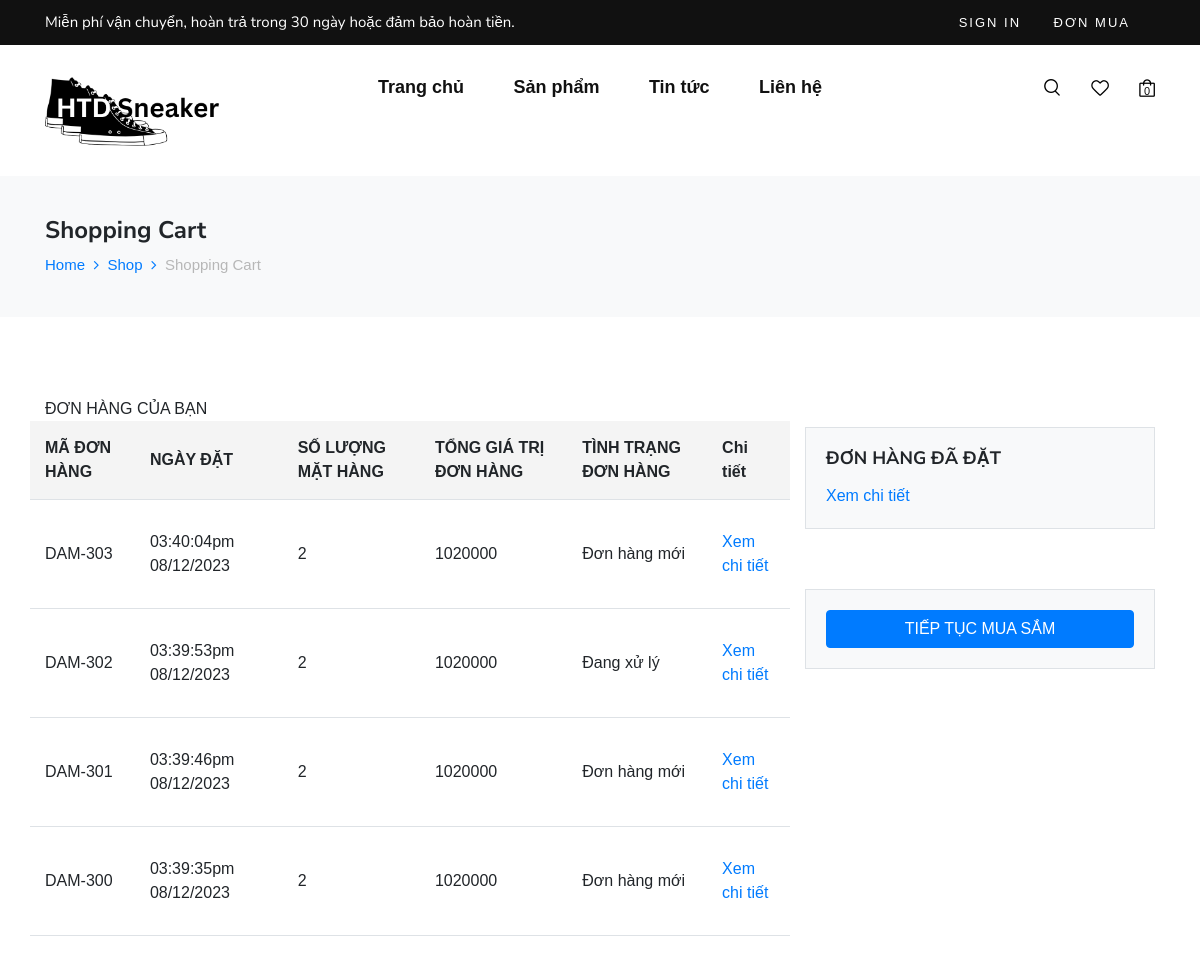
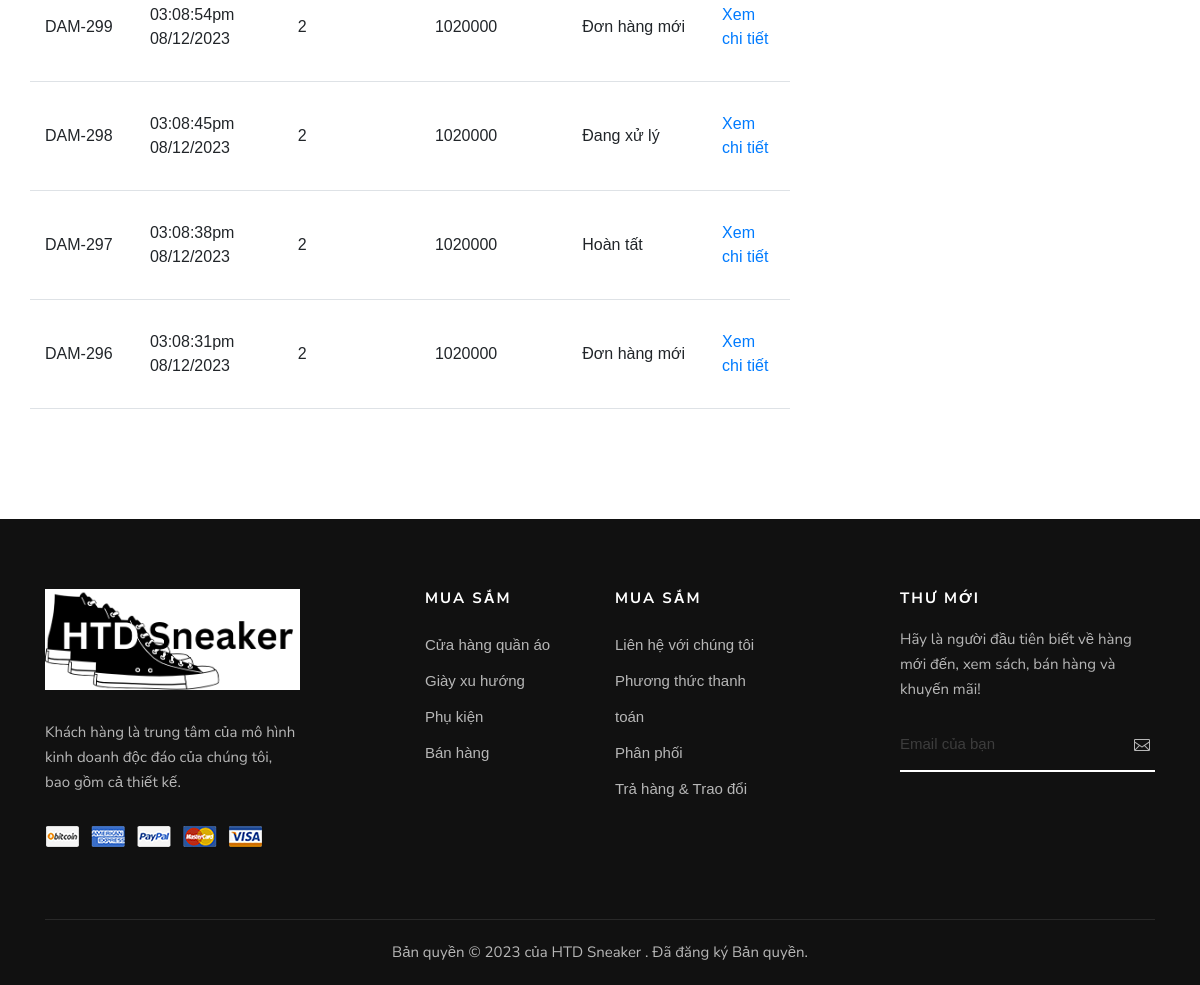
The app's page /Duan1/index.php?act=mybill with its own data (2 pictures, top to bottom).
### tables this page shows
CREATE TABLE `bill` (
  `id` int(11) UNSIGNED NOT NULL,
  `bill_name` varchar(255) NOT NULL,
  `bill_address` varchar(255) NOT NULL,
  `bill_tel` varchar(50) NOT NULL,
  `bill_email` varchar(100) NOT NULL,
  `total` int(10) NOT NULL DEFAULT 0,
  `bill_status` tinyint(1) DEFAULT 0 COMMENT '0.Đơn hàng mới \r\n1.Đang xử lý\r\n2.Đang giao hàng\r\n3.Đã giao hàng',
  `receive_name` varchar(255) DEFAULT NULL,
  `receive_address` varchar(255) DEFAULT NULL,
  `receive_tel` varchar(50) DEFAULT NULL,
  `bill_pttt` tinyint(1) NOT NULL DEFAULT 1 COMMENT '1.Thanh toán trực tiếp\r\n2.Thanh toán online',
  `ngaydathang` varchar(50) DEFAULT NULL,
  `iduser` int(11) DEFAULT 0,
  `thanhtoan` tinyint(1) DEFAULT 1 COMMENT '1. Chưa thanh toán\r\n2.Đã thanh toán'
);

### Duan1/model/pdo.php (called while the page is built, shortened)
<?php
function pdo_get_connection(){
    $dburl = "mysql:host=localhost;dbname=giaymoi;charset=utf8";
    $username = 'root';
    $password = '';
    $conn = new PDO($dburl, $username, $password);
    $conn->setAttribute(PDO::ATTR_ERRMODE, PDO::ERRMODE_EXCEPTION);
    return $conn;
}
function pdo_query($sql){
    $sql_args = array_slice(func_get_args(), 1);
    try{
        $conn = pdo_get_connection();
        $stmt = $conn->prepare($sql);
        $stmt->execute($sql_args);
        $rows = $stmt->fetchAll();
        return $rows;
    }
    catch(PDOException $e){
        throw $e;
    }
    finally{
        unset($conn);
    }
}

### Duan1/model/cart.php (called while the page is built, shortened)
<?php
function loadall_cart_count($idbill) {
    $sql="select * from cart where idbill=".$idbill;
    $bill=pdo_query($sql);
    return sizeof($bill);
}
    function loadall_bill($iduser) {
        $sql="select * from bill where 1";
        $sql.=" order by id desc";
        $listbill=pdo_query($sql);
        return $listbill;
    }
    function get_ttdh($n) {
        switch ($n){
            case '0':
                $tt="Đơn hàng mới";
                break;
            case '1':
                $tt="Đang xử lý";
                break;
            case '3':
                $tt="Hoàn tất";
                break;
            default:
                $tt="Đơn hàng mới";
                break;
        }
        return $tt;
    }
?>

### Duan1/view/cart/mybill.php (the view, shortened to what this page needs)
<!DOCTYPE html>
<html lang="en">
<head>
    <link rel="stylesheet" href="https://stackpath.bootstrapcdn.com/bootstrap/4.5.2/css/bootstrap.min.css">
</head>
<body>
    <section class="breadcrumb-option">
        <div class="container">
            <div class="row">
                <div class="col-lg-12">
                    <div class="breadcrumb__text"><h4>Shopping Cart</h4>
                        <div class="breadcrumb__links">
                            <a href="./index.html">Home</a>
                            <a href="./shop.html">Shop</a>
                            <span>Shopping Cart</span>
                        </div>
                    </div>
                </div>
            </div>
        </div>
    </section>
    <section class="shopping-cart spad">
        <div class="container">
            <div class="row">
                <div class="col-lg-8">
                    <div class="shopping__cart__table">
            <div class="boxtitle">ĐƠN HÀNG CỦA BẠN</div>
            <div class="row boxcontent cart">
                <table>
                    <tr>
                        <th>MÃ ĐƠN HÀNG</th>
                        <th>NGÀY ĐẶT</th>
                        <th>SỐ LƯỢNG MẶT HÀNG</th>
                        <th>TỔNG GIÁ TRỊ ĐƠN HÀNG</th>
                        <th>TÌNH TRẠNG ĐƠN HÀNG</th>
                        <th>Chi tiết</th>
                    </tr>
                    <?php
                        if(isset($listbill)&&(is_array($listbill))){
                            foreach ($listbill as $bill){
                                extract($bill);
                                $ttdh=get_ttdh($bill['bill_status']);
                                $counttsp=loadall_cart_count($bill['id']);
                                echo '<tr>
                                <td>DAM-'.$bill['id'].'</td>
                                <td>'.$bill['ngaydathang'].'</td>
                                <td>'. $counttsp.'</td>
                                <td>'.$bill['total'].'</td>
                                <td>'.$ttdh.'</td>
                                <td><a href="index.php?act=billconfirm">Xem chi tiết</a></td>
                            </tr>';
                            }
                        }
                    ?>
                </table>
            </div>
            </div>
                </div>
                <?php
include "boxright.php";
?>
            </div>
        </div>
    </section>
</body>
</html>

### Duan1/view/css/style.css (style rules this page uses)
html, body { height: 100%; font-family: "Nunito Sans", sans-serif; -webkit-font-smoothing: antialiased; }
h1, h2, h3, h4, h5, h6 { margin: 0; color: #111111; font-weight: 400; font-family: "Nunito Sans", sans-serif; }
h4 { font-size: 24px; }
.spad { padding-top: 100px; padding-bottom: 100px; }
.breadcrumb-option { background: #f3f2ee; padding: 40px 0; }
.breadcrumb__text h4 { color: #111111; font-weight: 700; margin-bottom: 8px; }
.breadcrumb__links a { font-size: 15px; color: #111111; margin-right: 18px; display: inline-block; position: relative; }
.breadcrumb__links a:after { position: absolute; right: -14px; top: 0; content: ""; font-family: "FontAwesome"; }
.breadcrumb__links span { font-size: 15px; color: #b7b7b7; display: inline-block; }
.shopping__cart__table { margin-bottom: 30px; }
.shopping__cart__table table { width: 100%; }
.shopping__cart__table table tbody tr { border-bottom: 1px solid #f2f2f2; }
.shopping__cart__table table tbody tr td { padding-bottom: 30px; padding-top: 30px; }
@media only screen and (min-width: 1200px) { .container { max-width: 1170px; } }

### Duan1/view/cart/mybill.php (style rules this page uses)
* { margin: 0; padding: 0; box-sizing: border-box; }
body { font-family: 'Arial', sans-serif; }
.breadcrumb-option { background-color: #f8f9fa; padding: 40px 0; }
.breadcrumb__text h4 { font-size: 24px; color: #212529; }
.breadcrumb__links a { color: #007bff; }
.shopping-cart { padding: 80px 0; }
.shopping__cart__table table { width: 100%; border-collapse: collapse; }
.shopping__cart__table th, .shopping__cart__table td { padding: 15px; text-align: left; border-bottom: 1px solid #dee2e6; }
.shopping__cart__table th { background-color: #f4f4f4; }

### records on screen
bill: id "303", ngaydathang "03:40:04pm 08/12/2023", counttsp "2", total "1020000", bill_status "Đơn hàng mới"
bill: id "302", ngaydathang "03:39:53pm 08/12/2023", counttsp "2", total "1020000", bill_status "Đang xử lý"
bill: id "301", ngaydathang "03:39:46pm 08/12/2023", counttsp "2", total "1020000", bill_status "Đơn hàng mới"
bill: id "300", ngaydathang "03:39:35pm 08/12/2023", counttsp "2", total "1020000", bill_status "Đơn hàng mới"
bill: id "299", ngaydathang "03:08:54pm 08/12/2023", counttsp "2", total "1020000", bill_status "Đơn hàng mới"
bill: id "298", ngaydathang "03:08:45pm 08/12/2023", counttsp "2", total "1020000", bill_status "Đang xử lý"
bill: id "297", ngaydathang "03:08:38pm 08/12/2023", counttsp "2", total "1020000", bill_status "Hoàn tất"
bill: id "296", ngaydathang "03:08:31pm 08/12/2023", counttsp "2", total "1020000", bill_status "Đơn hàng mới"
